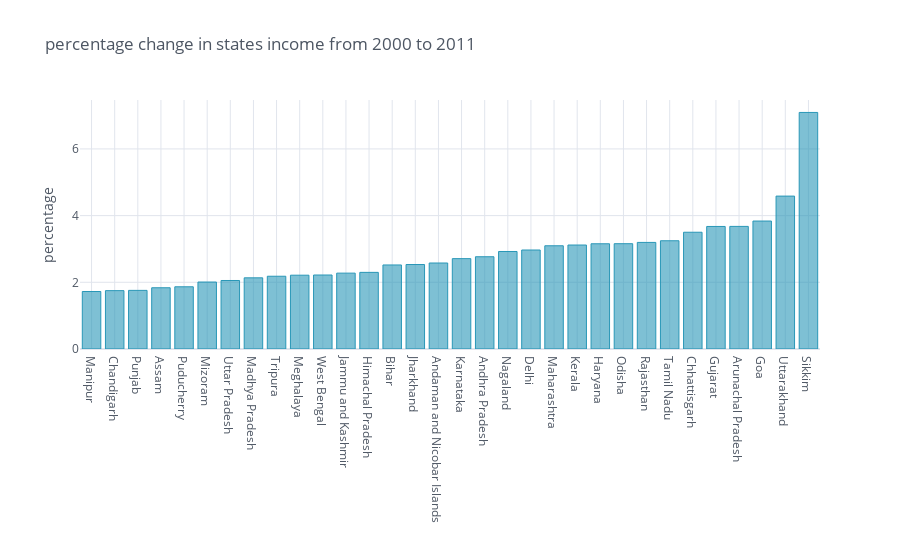

The notebook cell saved with this chart:
### Code cell
# sorting before plot

df1_sorted = df1.sort_values(by='INC_percentage_change',ascending=True)

# plotting percentage change in states income from 2000 to 2011

df1_sorted.iplot(kind='bar',x='States_Union Territories',y='INC_percentage_change',theme='white',colors='#2997B7',
                title='percentage change in states income from 2000 to 2011',
                 yTitle = 'percentage')

### Figure 1 — Plotly figure (JSON) as saved in the notebook; plotly's stock layout.template omitted (floating-point values rounded to 4 significant figures)
{"data": [{"marker": {"color": "rgba(41, 151, 183, 0.6)", "line": {"color": "rgba(41, 151, 183, 1.0)", "width": 1}}, "name": "INC_percentage_change", "orientation": "v", "text": "", "type": "bar", "x": ["Manipur", "Chandigarh", "Punjab", "Assam", "Puducherry", "Mizoram", "Uttar Pradesh", "Madhya Pradesh", "Tripura", "Meghalaya", "West Bengal", "Jammu and Kashmir", "Himachal Pradesh", "Bihar", "Jharkhand", "Andaman and Nicobar Islands", "Karnataka", "Andhra Pradesh", "Nagaland", "Delhi", "Maharashtra", "Kerala", "Haryana", "Odisha", "Rajasthan", "Tamil Nadu", "Chhattisgarh", "Gujarat", "Arunachal Pradesh", "Goa", "Uttarakhand", "Sikkim"], "y": [1.724, 1.75, 1.758, 1.837, 1.866, 2.008, 2.055, 2.134, 2.182, 2.214, 2.219, 2.275, 2.298, 2.52, 2.533, 2.579, 2.71, 2.767, 2.924, 2.969, 3.095, 3.118, 3.156, 3.158, 3.196, 3.246, 3.502, 3.675, 3.677, 3.838, 4.585, 7.094]}], "layout": {"legend": {"bgcolor": "#FFFFFF", "font": {"color": "#4D5663"}}, "paper_bgcolor": "#FFFFFF", "plot_bgcolor": "#FFFFFF", "title": {"font": {"color": "#4D5663"}, "text": "percentage change in states income from 2000 to 2011"}, "xaxis": {"gridcolor": "#E1E5ED", "showgrid": true, "tickfont": {"color": "#4D5663"}, "title": {"font": {"color": "#4D5663"}, "text": ""}, "zerolinecolor": "#E1E5ED"}, "yaxis": {"gridcolor": "#E1E5ED", "showgrid": true, "tickfont": {"color": "#4D5663"}, "title": {"font": {"color": "#4D5663"}, "text": "percentage"}, "zerolinecolor": "#E1E5ED"}}}
